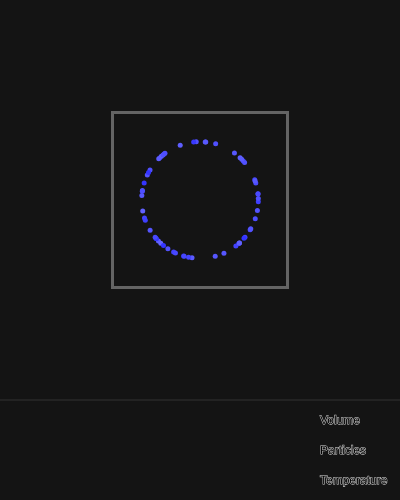
Frame 1 (no input)
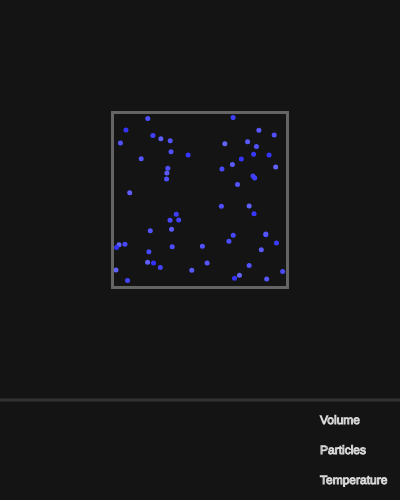
Frame 60 (no input)
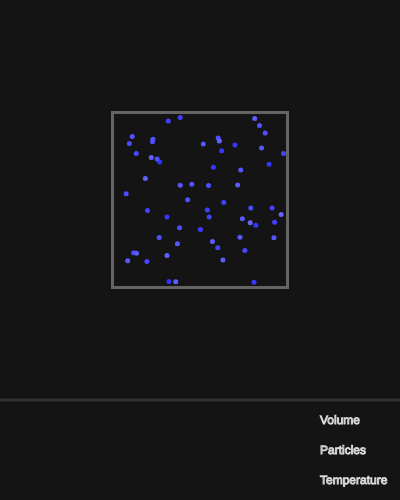
Frame 120 (the mouse pressed at the canvas centre since frame 60)

The p5.js sketch that drew these frames (run headless with seeded random() and noise() and a simulated clock; from frame 60 on, the mouse is pressed at the canvas centre):

// p5.js sketch
// ── sketch.js
var sliderSpace = 100;
var sliderV;
var sliderP;
var sliderT;

var boxPos;
var dim = 175;
var oldDim;
var thickness = 3;

var cel;
var btm;
var lft;
var rgt;

var particles = [];
var maxParticles = 100;
var numParticles;

var temp;
var oldTemp;

function setup() {
  var cnv = createCanvas(400, 400 + sliderSpace);
  var x = (windowWidth - width) / 2;
  var y = (windowHeight - height) / 2;
  cnv.position(x, y);  rectMode(CENTER);

  //Slider Volume
  sliderV = createSlider(50, 300, 175);
  sliderV.position(10, height - sliderSpace + 10);
  sliderV.style('width', '300px');

  //Slider Particles
  sliderP = createSlider(20, maxParticles, 60);
  sliderP.position(10, height - sliderSpace / 2 - 10);
  sliderP.style('width', '300px');

  //Slider Temperature
  sliderT = createSlider(20, 300, 160);
  sliderT.position(10, height - sliderSpace / 3 + 3);
  sliderT.style('width', '300px');

  //Create Particles
  boxPos = createVector(0, 0);
  cel = boxPos.y - dim / 2 + thickness;
  btm = boxPos.y + dim / 2 - thickness;
  lft = boxPos.x - dim / 2 + thickness;
  rgt = boxPos.x + dim / 2 - thickness;

  for (let i = 0; i < maxParticles; i++) {
    let p = new Particle();
    particles.push(p);
  }
}

function draw() {
  background(20);
  translate(width / 2, (height - sliderSpace) / 2);

  //Slider Area
  push();
  stroke(50);
  line(-width / 2, (height - sliderSpace) / 2, width / 2, (height - sliderSpace) / 2);
  pop();

  //Labels
  push();
  stroke(220);
  strokeWeight(1)
  text('Volume', 120, (height - sliderSpace) / 2 + 24);
  text('Particles', 120, height / 2 + 4);
  text('Temperature', 120, height / 2 + sliderSpace / 6 + 17);
  pop();

  //Volume
  noFill();
  stroke(100);
  strokeWeight(thickness);
  dim = sliderV.value();
  boxPos = createVector(0, 0);

  cel = boxPos.y - dim / 2 + thickness;
  btm = boxPos.y + dim / 2 - thickness;
  lft = boxPos.x - dim / 2 + thickness;
  rgt = boxPos.x + dim / 2 - thickness;

  if (oldDim != dim) {
    for (let i = 0; i < maxParticles; i++) {
      particles[i].pos.setMag(dim / 3);
    }
  }

  oldDim = dim

  //Particles
  numParticles = sliderP.value();
  for (let i = 0; i < numParticles; i++) {
    particles[i].show();
    particles[i].move();
    particles[i].bounce();
  }

  //Temperature
  temp = sliderT.value() / 100;

  if (oldTemp != temp) {
    for (let i = 0; i < maxParticles; i++) {
      particles[i].vel.setMag(temp);
    }
  }
  
  oldTemp = temp;

  //Box
  rect(boxPos.x, boxPos.y, dim, dim);
}

// ── particle.js
class Particle {
  constructor() {
    this.d = 5;
    this.pos = createVector(random(lft, rgt), random(cel, btm));
    this.vel = p5.Vector.random2D();

    this.rg = random(50, 100);
  }

  show() {
    push();
    noStroke();
    fill(this.rg, this.rg, 255);
    ellipse(this.pos.x, this.pos.y, this.d, this.d);
    pop();
  }

  move() {
    this.pos.add(this.vel);
  }

  bounce() {
    if (this.pos.y <= cel) {
      this.vel.y = abs(this.vel.y);
    }
    if (this.pos.y >= btm) {
      this.vel.y = -abs(this.vel.y);
    }
    if (this.pos.x <= lft) {
      this.vel.x = abs(this.vel.x);
    }
    if (this.pos.x >= rgt) {
      this.vel.x = -abs(this.vel.x);
    }
  }
}
